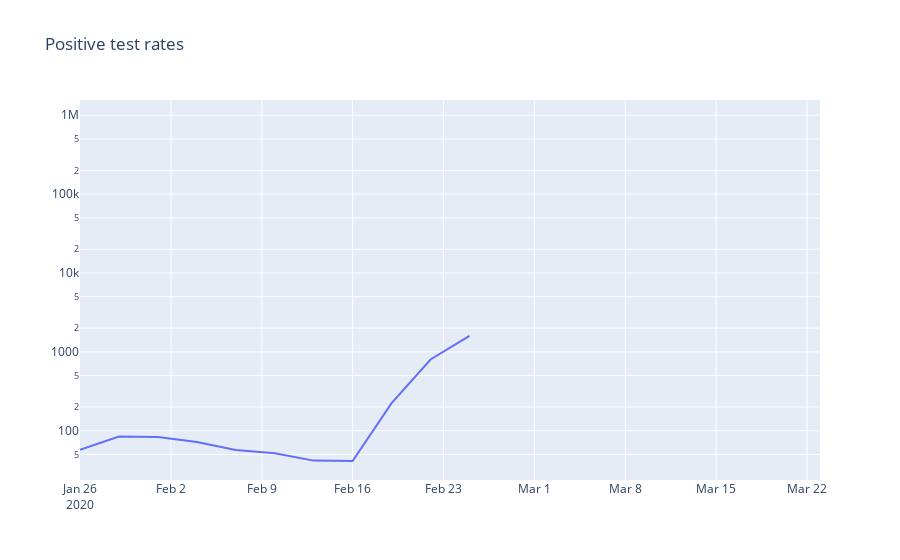

Notebook source saved alongside this figure:
### Markdown cell above
To estimate $P_t(T|+)$, I solve the above set of equations for constant $\gamma$. This results in
$$
    \text{const} = \gamma = \frac{1}{n_{tot}} \frac{n^\dagger(t+\Delta t)}{P_t(+|T) P_t(T)} P_t(T|+)
$$
or in other words
$$
    P_t(T|+) 
    \equiv \gamma \, n_{tot} \, \frac{P_t(+|T) P_t(T)}{n^\dagger(t+\Delta t)}
    = \gamma \, P_t(+|T)  \frac{n_{+}(t)}{n^\dagger(t+\Delta t)}
    = \gamma \, \frac{n_{+|T}(t)}{n^\dagger(t+\Delta t)}
$$
And, by assumption, $\gamma$ is independent of the geographics or sociological factors, this allows to compare testing probabilities.

### Code cell
n_total_pop = 51.269e6
df4 = df3.copy()
df4["p_test_positive"] = df4["n_positive"] / np.roll(df4["n_deaths"], -9) * 100

fig = go.Figure()
fig.add_trace(
    go.Scatter(
        x=df4.date,
        y=df4.p_test_positive,
        mode="lines",
        name="$P(T|+)/\gamma$",
    )
)
fig.update_layout(yaxis_type="log", title="Positive test rates")
fig.show()

### Figure 1 — Plotly figure (JSON) as saved in the notebook; plotly's stock layout.template omitted (floating-point values rounded to 4 significant figures)
{"data": [{"mode": "lines", "name": "$P(T|+)/\\gamma$", "type": "scatter", "x": ["2020-01-26T00:00:00", "2020-01-29T00:00:00", "2020-02-01T00:00:00", "2020-02-04T00:00:00", "2020-02-07T00:00:00", "2020-02-10T00:00:00", "2020-02-13T00:00:00", "2020-02-16T00:00:00", "2020-02-19T00:00:00", "2020-02-22T00:00:00", "2020-02-25T00:00:00", "2020-02-28T00:00:00", "2020-03-02T00:00:00", "2020-03-05T00:00:00", "2020-03-08T00:00:00", "2020-03-11T00:00:00", "2020-03-14T00:00:00", "2020-03-17T00:00:00", "2020-03-20T00:00:00", "2020-03-23T00:00:00"], "y": [57.14, 84.62, 83.33, 71.88, 56.82, 51.85, 41.79, 41.33, 224.2, 801.0, 1591.0, null, null, null, null, null, null, null, null, 896100]}], "layout": {"title": {"text": "Positive test rates"}, "yaxis": {"type": "log"}}}
